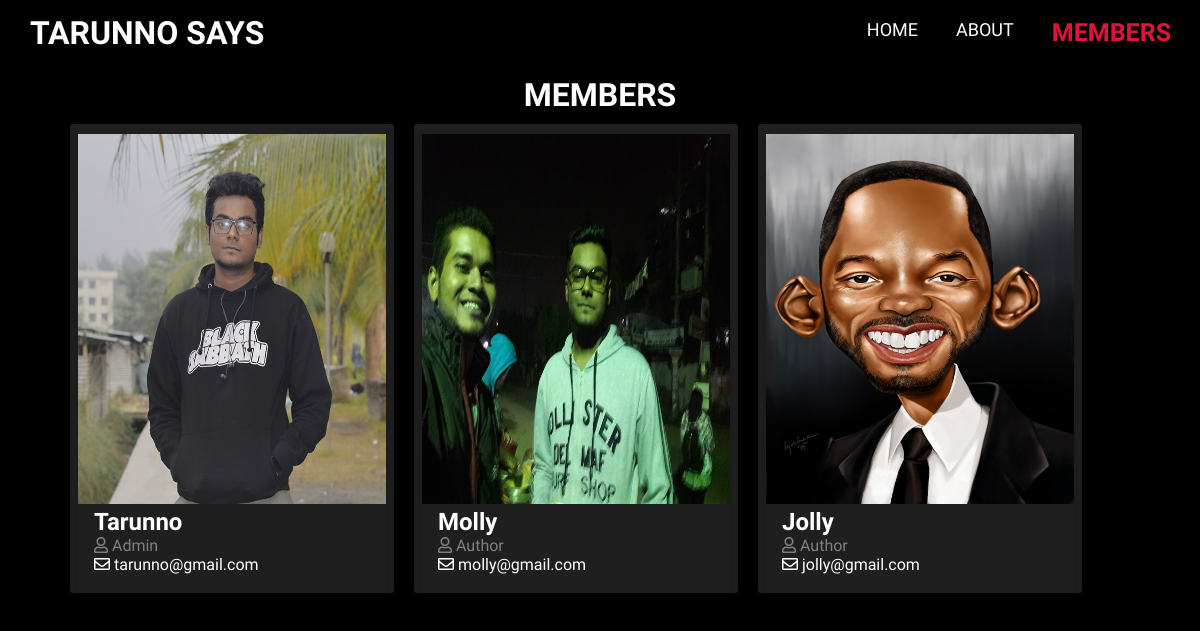
The page /members.php on the database as committed earlier.
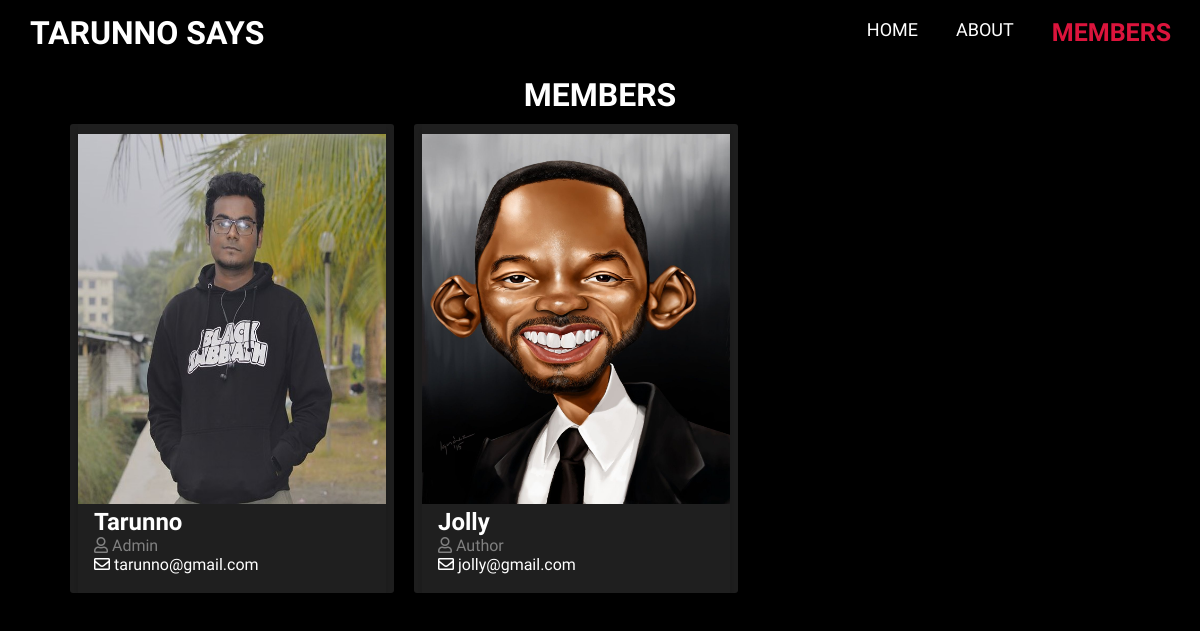
The same page on the database as committed later.
### tables this page shows
CREATE TABLE `users` (
  `id` int(11) NOT NULL,
  `admin` tinyint(4) NOT NULL,
  `username` varchar(256) NOT NULL,
  `email` varchar(256) NOT NULL,
  `password` varchar(256) NOT NULL,
  `users_create_time` timestamp NOT NULL DEFAULT current_timestamp(),
  `profile_img_status` varchar(256) NOT NULL
);

### includes/db.inc.php (called while the page is built, shortened)
<?php
	require 'connect.inc.php';
	function selectAll($table, $conditions = []){
		global $con;
		$sql = "SELECT * FROM $table";
		if(empty($conditions)){
			$stmt = mysqli_stmt_init($con);
			mysqli_stmt_prepare($stmt, $sql);
			mysqli_stmt_execute($stmt);
			$result = mysqli_stmt_get_result($stmt);
			return $result;
		}
	}

### members.php (the view, shortened to what this page needs)
<!DOCTYPE html>
<html lang="en" dir="ltr">
	<head>
        <link rel="stylesheet" href="https://cdnjs.cloudflare.com/ajax/libs/font-awesome/5.7.2/css/all.min.css"  />
        <link rel="stylesheet" href="css/index.css">
		<link rel="stylesheet" href="css/members.css">
	</head>
	<body>
		<header>
			<div class="logo">
				<h1 class="logo-text"> TARUNNO <span> SAYS</span> </h1>
			</div>
			<ul class="nav">
				<li> <a href="index.php">HOME</a></li>
				<li> <a href="#">ABOUT</a> </li>
				<li> <a href="members.php" style="color: crimson; font-size:25px;
					line-height: 27px; font-weight: bold;">MEMBERS</a> </li>
			</ul>
		</header>
		<div class="profile-container">
			<div class="heading">
				<h1> MEMBERS </h1>
			</div>
			<div class="row">
			<?php
				$users = selectAll('users');
				while($row = mysqli_fetch_assoc($users)){
					echo '
						  <div class="column">
							    <div class="card">
							      <img src="uploads/profile'.$row['id'].'.jpg" alt="Jane" style="width:100%">
							      <div class="container">
							        <h2>'.$row['username'].'</h2>';
									if($row['admin'] == 1){
							        	echo '<p class="title"><i class="far fa-user"></i> Admin</p>';
									} else {
										echo '<p class="title"><i class="far fa-user"></i> Author</p>';
									}
							        echo '<p><i class="far fa-envelope"></i> '.$row['email'].'</p> <br>
							      </div>
							    </div>
							  </div>';
				}
			?>
			</div>
		</div>
	</body>
</html>

### css/index.css (style rules this page uses)
* { padding: 0; margin: 0; }
.logo-text { margin-left: 20px; }
body { height: 100%; overflow-x: hidden; background-color: black; }
header { background-color: transparent; height: 66px; }
header * { font-family: 'Saira Condensed', sans-serif; color: #fff; }
header .logo { line-height: 66px; float: left; }
header ul { display: block; float: right; list-style: none; margin-right: 10px; }
header ul li { float: left; position: relative; }
header ul li a { display: block; text-decoration: none; padding: 19px; font-size: 18px; }

### css/members.css (style rules this page uses)
body { font-family: 'Saira Condensed', sans-serif; }
html { margin: 0px; box-sizing: border-box; }
h1 { text-align: center; width: 100%; color: #fff; }
.profile-container { width: 90%; margin: 10px auto; }
*, *:before, *:after { box-sizing: inherit; }
img { margin-top: 10px; height: 370px; weight: 200px; }
.column { color: #fff; float: left; width: 30%; margin: 10px; padding: 0 8px; background-color: #1f1f1f; border-radius: 3px; }
.card { box-shadow: 0 4px 8px 0 rgba(0, 0, 0, 0.2); }
.container { padding: 0 16px; }
.container::after, .row::after { content: ""; clear: both; display: table; }
.title { color: grey; }

Rows that differ between the two databases and show on the page:
removed users: shows a picture, username "Molly", admin 0 (drawn), email "molly@gmail.com"
